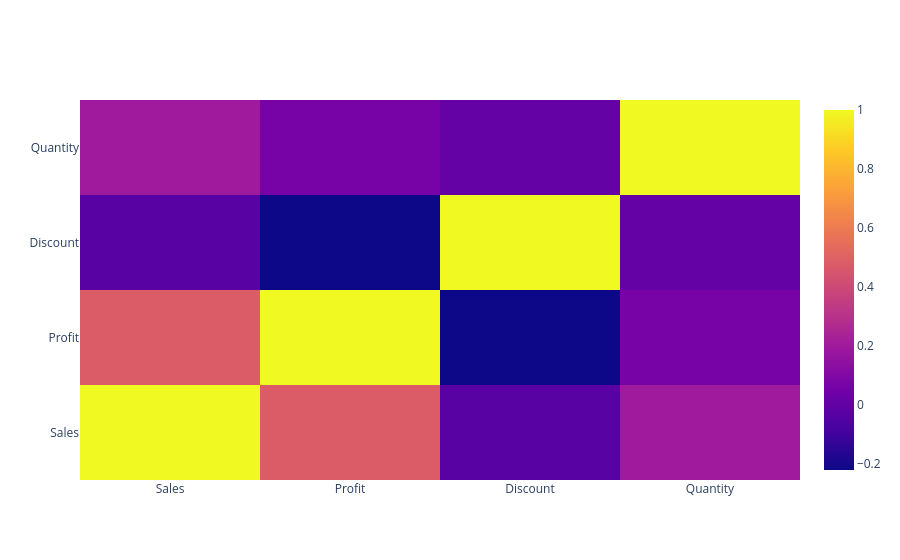

Notebook code cell kept with this figure:
### Code cell
import plotly.graph_objects as go
corr = df[['Sales','Profit','Discount','Quantity']].corr()
fig = go.Figure(data=go.Heatmap(
    z = corr.values, x = corr.columns,y=corr.columns))
fig.show()

### Figure 1 — Plotly figure (JSON) as saved in the notebook; plotly's stock layout.template omitted (floating-point values rounded to 4 significant figures)
{"data": [{"type": "heatmap", "x": ["Sales", "Profit", "Discount", "Quantity"], "y": ["Sales", "Profit", "Discount", "Quantity"], "z": [[1.0, 0.4791, -0.02819, 0.2008], [0.4791, 1.0, -0.2195, 0.06625], [-0.02819, -0.2195, 1.0, 0.008623], [0.2008, 0.06625, 0.008623, 1.0]]}], "layout": {}}
